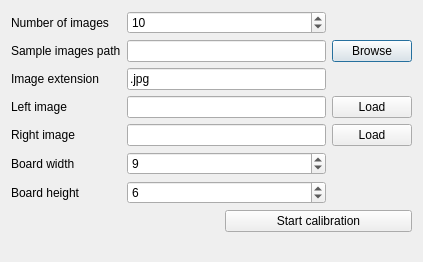
<?xml version="1.0" encoding="UTF-8"?>
<ui version="4.0">
 <class>TestCalibrationDialog</class>
 <widget class="QDialog" name="TestCalibrationDialog">
  <property name="geometry">
   <rect>
    <x>0</x>
    <y>0</y>
    <width>423</width>
    <height>262</height>
   </rect>
  </property>
  <property name="windowTitle">
   <string>Dialog</string>
  </property>
  <layout class="QVBoxLayout" name="verticalLayout">
   <item>
    <layout class="QGridLayout" name="gridLayout">
     <item row="0" column="0">
      <widget class="QLabel" name="label_4">
       <property name="text">
        <string>Number of images</string>
       </property>
      </widget>
     </item>
     <item row="0" column="2">
      <widget class="QSpinBox" name="no_imagesSpinBox">
       <property name="minimumSize">
        <size>
         <width>133</width>
         <height>20</height>
        </size>
       </property>
       <property name="value">
        <number>10</number>
       </property>
      </widget>
     </item>
     <item row="1" column="0">
      <widget class="QLabel" name="label">
       <property name="text">
        <string>Sample images path</string>
       </property>
      </widget>
     </item>
     <item row="1" column="2">
      <widget class="QLineEdit" name="images_path"/>
     </item>
     <item row="1" column="3">
      <widget class="QPushButton" name="browse">
       <property name="text">
        <string>Browse</string>
       </property>
      </widget>
     </item>
     <item row="2" column="0">
      <widget class="QLabel" name="label_3">
       <property name="text">
        <string>Image extension</string>
       </property>
      </widget>
     </item>
     <item row="2" column="2">
      <widget class="QLineEdit" name="image_extension">
       <property name="text">
        <string>.jpg</string>
       </property>
      </widget>
     </item>
     <item row="3" column="2">
      <widget class="QLineEdit" name="left_image_name"/>
     </item>
     <item row="4" column="2">
      <widget class="QLineEdit" name="right_image_name"/>
     </item>
     <item row="3" column="0">
      <widget class="QLabel" name="label_5">
       <property name="text">
        <string>Left image</string>
       </property>
      </widget>
     </item>
     <item row="4" column="0">
      <widget class="QLabel" name="label_6">
       <property name="text">
        <string>Right image</string>
       </property>
      </widget>
     </item>
     <item row="3" column="3">
      <widget class="QPushButton" name="load_left">
       <property name="text">
        <string>Load</string>
       </property>
      </widget>
     </item>
     <item row="4" column="3">
      <widget class="QPushButton" name="load_right">
       <property name="text">
        <string>Load</string>
       </property>
      </widget>
     </item>
     <item row="5" column="0">
      <widget class="QLabel" name="label_7">
       <property name="text">
        <string>Board width</string>
       </property>
      </widget>
     </item>
     <item row="5" column="2">
      <widget class="QSpinBox" name="board_widthSpinBox">
       <property name="value">
        <number>9</number>
       </property>
      </widget>
     </item>
     <item row="6" column="0">
      <widget class="QLabel" name="label_8">
       <property name="text">
        <string>Board height</string>
       </property>
      </widget>
     </item>
     <item row="6" column="2">
      <widget class="QSpinBox" name="board_heightSpinBox">
       <property name="value">
        <number>6</number>
       </property>
      </widget>
     </item>
    </layout>
   </item>
   <item>
    <layout class="QFormLayout" name="formLayout">
     <item row="0" column="0">
      <spacer name="horizontalSpacer">
       <property name="orientation">
        <enum>Qt::Horizontal</enum>
       </property>
       <property name="sizeHint" stdset="0">
        <size>
         <width>208</width>
         <height>20</height>
        </size>
       </property>
      </spacer>
     </item>
     <item row="0" column="1">
      <widget class="QPushButton" name="startCalib">
       <property name="text">
        <string>Start calibration</string>
       </property>
      </widget>
     </item>
    </layout>
   </item>
  </layout>
 </widget>
 <resources/>
 <connections>
  <connection>
   <sender>browse</sender>
   <signal>clicked()</signal>
   <receiver>TestCalibrationDialog</receiver>
   <slot>browseImagesPath()</slot>
   <hints>
    <hint type="sourcelabel">
     <x>336</x>
     <y>40</y>
    </hint>
    <hint type="destinationlabel">
     <x>369</x>
     <y>9</y>
    </hint>
   </hints>
  </connection>
  <connection>
   <sender>load_left</sender>
   <signal>clicked()</signal>
   <receiver>TestCalibrationDialog</receiver>
   <slot>loadLeftImage()</slot>
   <hints>
    <hint type="sourcelabel">
     <x>326</x>
     <y>122</y>
    </hint>
    <hint type="destinationlabel">
     <x>358</x>
     <y>90</y>
    </hint>
   </hints>
  </connection>
  <connection>
   <sender>load_right</sender>
   <signal>clicked()</signal>
   <receiver>TestCalibrationDialog</receiver>
   <slot>loadRightImage()</slot>
   <hints>
    <hint type="sourcelabel">
     <x>352</x>
     <y>152</y>
    </hint>
    <hint type="destinationlabel">
     <x>378</x>
     <y>139</y>
    </hint>
   </hints>
  </connection>
  <connection>
   <sender>startCalib</sender>
   <signal>clicked()</signal>
   <receiver>TestCalibrationDialog</receiver>
   <slot>startCalib()</slot>
   <hints>
    <hint type="sourcelabel">
     <x>284</x>
     <y>177</y>
    </hint>
    <hint type="destinationlabel">
     <x>150</x>
     <y>181</y>
    </hint>
   </hints>
  </connection>
 </connections>
 <slots>
  <slot>browseImagesPath()</slot>
  <slot>loadRightImage()</slot>
  <slot>loadLeftImage()</slot>
  <slot>startCalib()</slot>
 </slots>
</ui>
